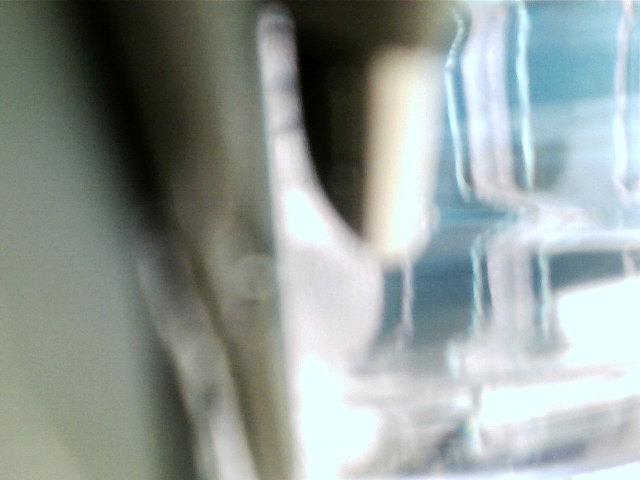
#> input picture 0_BallShear/scripts/test_image.png, 640 x 480 px
$ python displaybothimages.py test_image.png 20140405_1658.png
#> lines starting #> are read from the running program, lines starting #| are printed output that depends on the picture; after the words box and inside, x2 and y2 are one past the last pixel; in counts of white or black regions, pixels touching at a corner belong together
import cv2
import math,sys
import numpy as np

if(len(sys.argv)!=3):
        print >> sys.stderr, 'Input arguments not found'
else:
    orig = cv2.imread(sys.argv[1])
#> orig is the input picture: shape (480, 640, 3); mean B, G, R 152.2, 155.5, 146
    img = cv2.imread(sys.argv[2])
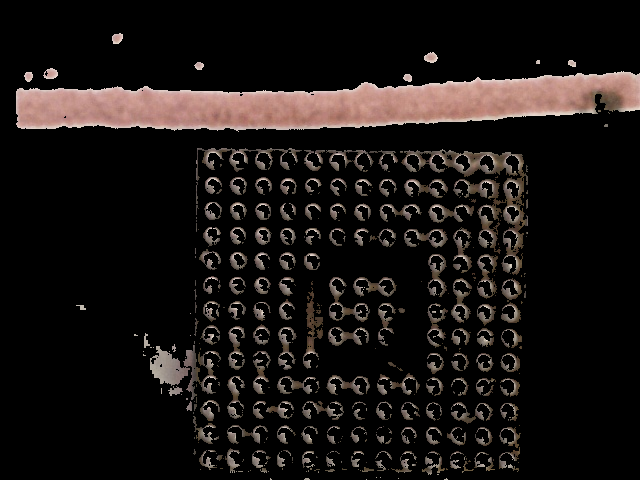
#> input picture 0_BallShear/scripts/20140405_1658.png, 640 x 480 px
#> img is the input picture: shape (480, 640, 3); mean B, G, R 19.3, 21, 25.6


    h, w = orig.shape[:2]
#> h = 480; w = 640
    vis = np.zeros((h, w*2+5), np.uint8)
    vis = cv2.cvtColor(vis, cv2.COLOR_GRAY2BGR)
#> vis: shape (480, 1285, 3); every value is 0
    vis[:h, :w] = orig
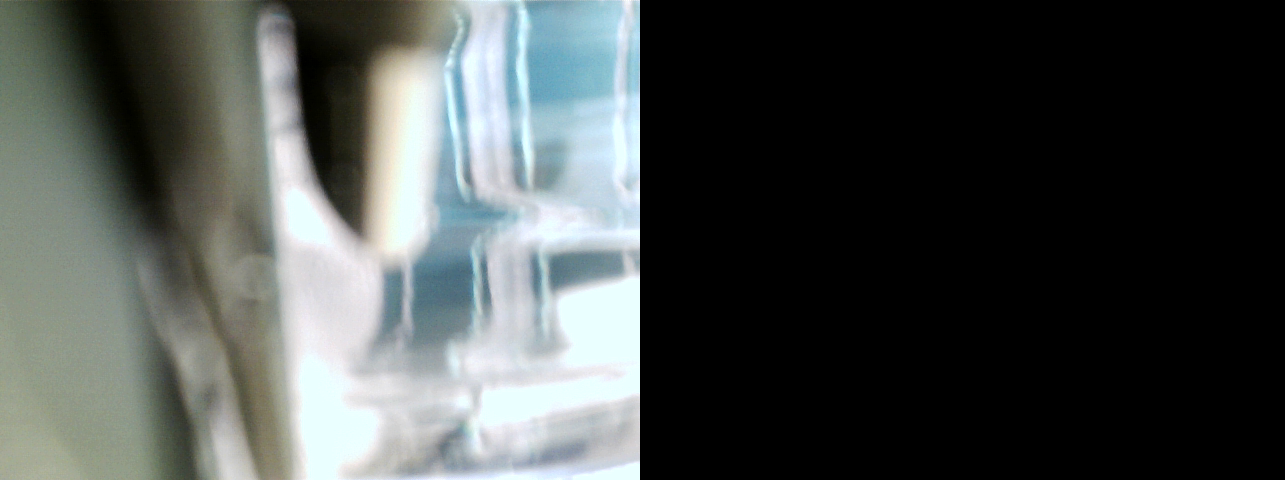
#> vis: shape (480, 1285, 3); mean B, G, R 75.8, 77.5, 72.7
    vis[:h, w+5:w*2+5] = img
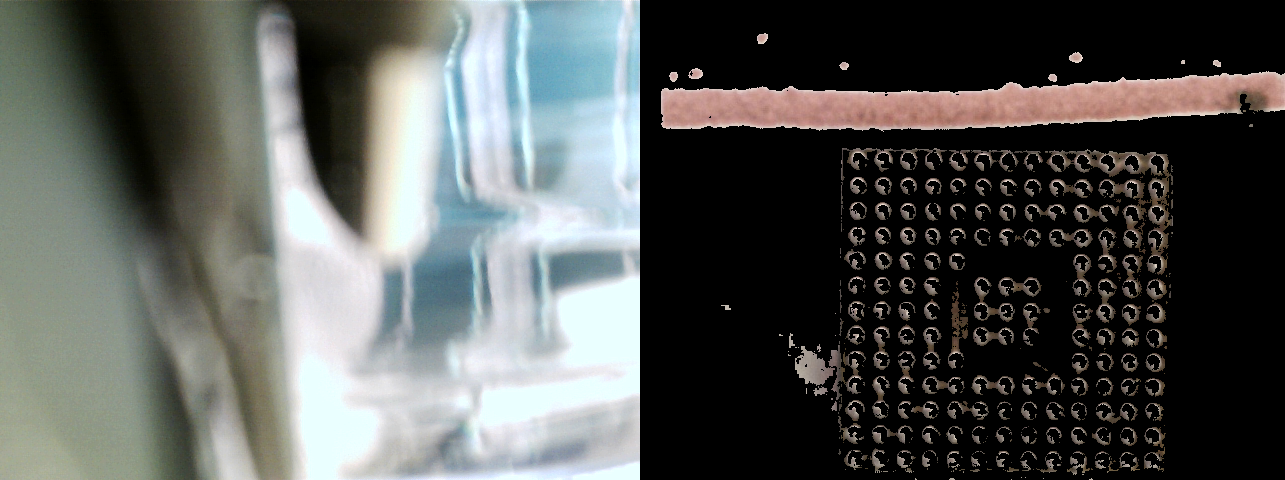
#> vis: shape (480, 1285, 3); 8.35% of pixels changed, all inside (x1, y1, x2, y2) = (661, 33, 1285, 480)

    cv2.imshow("image", vis)
    cv2.waitKey()
    cv2.destroyAllWindows()
